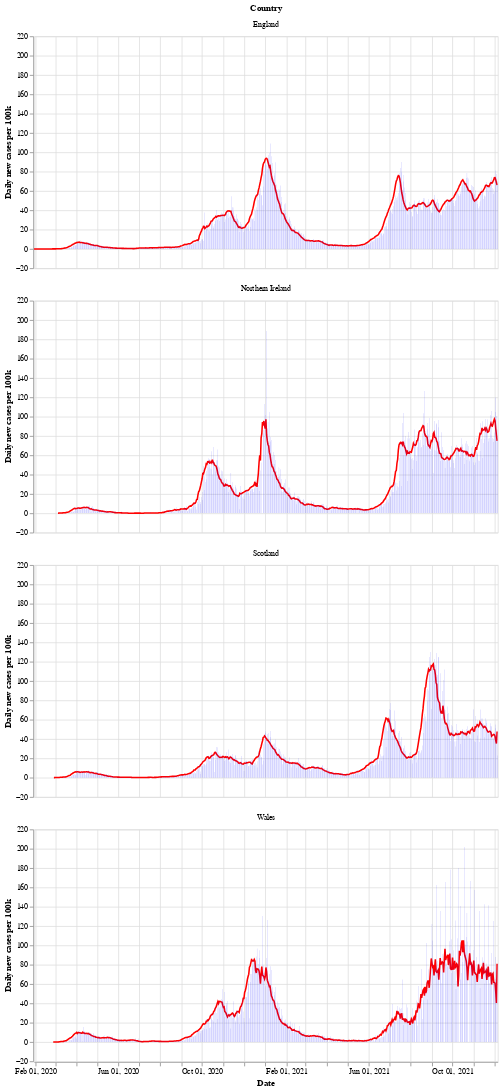

The notebook cell this image was saved under:
### Markdown cell above
Next is a bar chart of the number of new cases in each country (per 100k population), with the 7 day moving average of cases. Again we see that Wales saw a longer period of raising and falling cases compared to the other countries.

After a period of cases falling, each nation is now seeing a rise in the number of cases - especially in Wales.

### Code cell
# collapse
bars = alt.Chart(uk_cases).mark_bar().encode(
    x=alt.X("yearmonthdate(date):T", axis=alt.Axis(title='Date')),
    y=alt.Y("newCasesRate:Q", axis=alt.Axis(title='Daily new cases per 100k')),
    tooltip='newCasesRate',
    color=alt.condition(
        alt.datum.dailyChange > 0,
        alt.value("orange"),  # The positive color
        alt.value("blue")  # The negative color
    )
).properties(title='New cases per 100k population with rolling 7 day average', width=600).interactive()
line = alt.Chart(uk_cases).mark_line(
    color='red',
    size=2,
).transform_window(
    rolling_mean='mean(newCasesRate)',
    frame=[0, 7],
    groupby=['areaName']
).encode(
    x='yearmonthdate(date):T',
    y='rolling_mean:Q'
)
alt.layer(line, bars, data=uk_cases).facet(alt.Row('areaName', title='Country'), columns=1)

### Figure 1 — Vega-Lite specification as saved in the notebook (floating-point values rounded to 4 significant figures; data arrays with more than 128 entries replaced by an {"elided": "..."} marker saying what was removed)
{"config": {"view": {"continuousWidth": 400, "continuousHeight": 300}}, "data": {"name": "data-e50015e975321bfd9ccf80d32dd2d956"}, "facet": {"type": "nominal", "field": "areaName", "title": "Country"}, "spec": {"layer": [{"mark": {"type": "line", "color": "red", "size": 2}, "encoding": {"x": {"type": "temporal", "field": "date", "timeUnit": "yearmonthdate"}, "y": {"type": "quantitative", "field": "rolling_mean"}}, "transform": [{"window": [{"op": "mean", "field": "newCasesRate", "as": "rolling_mean"}], "frame": [0, 7], "groupby": ["areaName"]}]}, {"mark": "bar", "encoding": {"color": {"condition": {"value": "orange", "test": "(datum.dailyChange > 0)"}, "value": "blue"}, "tooltip": {"type": "quantitative", "field": "newCasesRate"}, "x": {"type": "temporal", "axis": {"title": "Date"}, "field": "date", "timeUnit": "yearmonthdate"}, "y": {"type": "quantitative", "axis": {"title": "Daily new cases per 100k"}, "field": "newCasesRate"}}, "selection": {"selector002": {"type": "interval", "bind": "scales", "encodings": ["x", "y"]}}, "title": "New cases per 100k population with rolling 7 day average", "width": 600}]}, "columns": 1, "$schema": "https://vega.github.io/schema/vega-lite/v4.8.1.json", "datasets": {"data-e50015e975321bfd9ccf80d32dd2d956": {"elided": "2612 records"}}}
